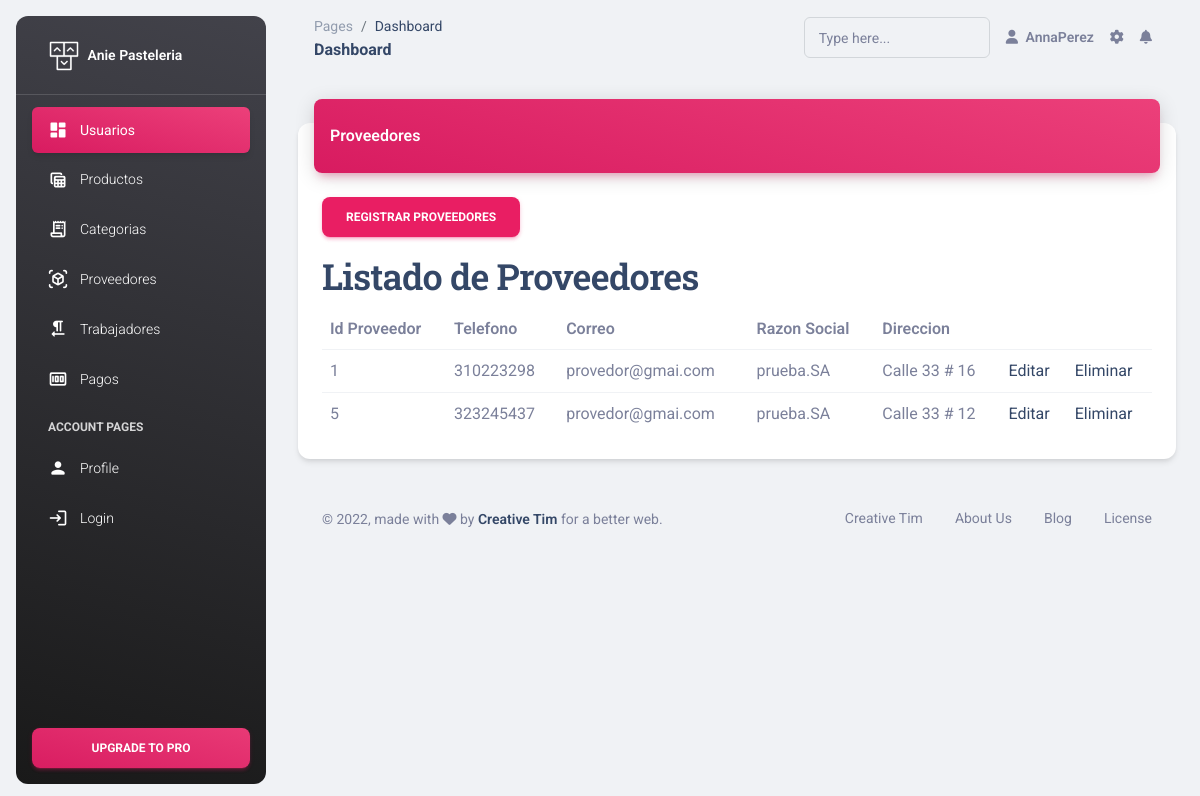
/Codigo_Proyecto/crudmvc-pv2.1/index.php?controlador=provedores&accion=index (signed in), run on the app's committed database.
### tables this page shows
CREATE TABLE `provedores` (
  `Pro_Id_Provedor` int(15) NOT NULL,
  `Pro_Telefono` bigint(15) DEFAULT NULL,
  `Pro_Correo` varchar(20) DEFAULT NULL,
  `Pro_Razon_Social` varchar(20) DEFAULT NULL,
  `Pro_Direccion` varchar(15) DEFAULT NULL,
  PRIMARY KEY (`Pro_Id_Provedor`)
);

### Codigo_Proyecto/crudmvc-pv2.1/libs/contenido.php (called while the page is built)
<?php
class Contenido{
    public function estructura($contenido){
        require_once "vista/header.php";
        require_once "vista/$contenido.php";
        require_once "vista/footer.php";
    }
}

### Codigo_Proyecto/crudmvc-pv2.1/controlador/provedores_controlador.php (called while the page is built, shortened)
<?php
require_once "modelo/provedores_modelo.php";
class provedores_controlador{
    public function __construct(){
        $this->vista = new Contenido();
    }
    public function index(){
        $this->vista->datos= provedores_modelo::mdlListado();
        $this->vista->estructura("provedores/index");
    }
}
?>

### Codigo_Proyecto/crudmvc-pv2.1/index.php (called while the page is built, shortened)
<?php
require_once "libs/contenido.php";
if(isset($_GET["controlador"]) && isset($_GET["accion"])){
    $controlador = $_GET["controlador"];
    $accion      = $_GET["accion"];
}else{
    $controlador = "inicio";
    $accion      = "index";
}
Rutas ::cargarContenido($controlador, $accion);

### Codigo_Proyecto/crudmvc-pv2.1/modelo/provedores_modelo.php (called while the page is built, shortened)
<?php
class provedores_modelo{
    public static function mdlListado(){
        $i   = new Conexion();
        $c   = $i->getConexion();
        $sql = "SELECT * FROM provedores";
        $s   = $c->prepare($sql);
        $s->execute();
        return $s->fetchAll();
    }
}
?>

### Codigo_Proyecto/crudmvc-pv2.1/vista/provedores/index.php (the view)
<div class="row">
    <div class="col-12">
        <div class="card my-4">
            <div class="card-header p-0 position-relative mt-n4 mx-3 z-index-2">
                <div class="bg-gradient-primary shadow-primary border-radius-lg pt-4 pb-3">
                    <h6 class="text-white text-capitalize ps-3">Proveedores</h6>
                </div>
            </div>
            <div class="card-body">
                    <a class="btn btn-primary" href="?controlador=provedores&accion=frmRegistrar">Registrar Proveedores</a> <br>
                    <h2>Listado de Proveedores</h2>
                    <table class="table align-items-center mb-0">
                        <tr>
                            <th>Id Proveedor</th>
                            <th>Telefono</th>
                            <th>Correo</th>
                            <th>Razon Social</th>
                            <th>Direccion</th>
                            <th></th>
                            <th></th>
                        </tr>
                        <?php
                            foreach ($this->datos as $valor){
                                $cod = $valor["Pro_Id_Provedor"];
                                echo "<tr>";
                                    echo  "<td>".$valor["Pro_Id_Provedor"]."</td>";
                                    echo  "<td>".$valor["Pro_Telefono"]."</td>";
                                    echo  "<td>".$valor["Pro_Correo"]."</td>";
                                    echo  "<td>".$valor["Pro_Razon_Social"]."</td>";
                                    echo  "<td>".$valor["Pro_Direccion"]."</td>";
                                    echo  "<td>
                                        <a href='?controlador=provedores&accion=frmEditar&cod=$cod'>Editar</a>
                                        </td>";
                                    echo  "<td>
                                        <a href='?controlador=provedores&accion=eliminar&cod=$cod' class='eliminar'>Eliminar</a>
                                        </td>";
                                echo "</tr>";
                            }
                        ?>
                    </table>
            </div>
        </div>
    </div>
</div>

### data on the page
provedores: Pro_Id_Provedor "1", Pro_Telefono "310223298", Pro_Correo "provedor@gmai.com", Pro_Razon_Social "prueba.SA", Pro_Direccion "Calle 33 # 16"
provedores: Pro_Id_Provedor "5", Pro_Telefono "323245437", Pro_Correo "provedor@gmai.com", Pro_Razon_Social "prueba.SA", Pro_Direccion "Calle 33 # 12"

### other printed values
$_SESSION["nombre"] "Anna"
$_SESSION["apellido"] "Perez"
